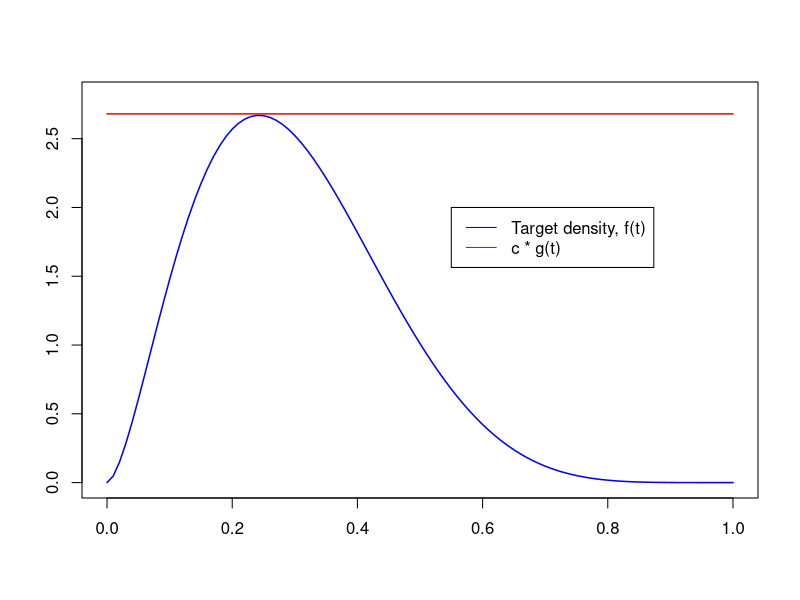
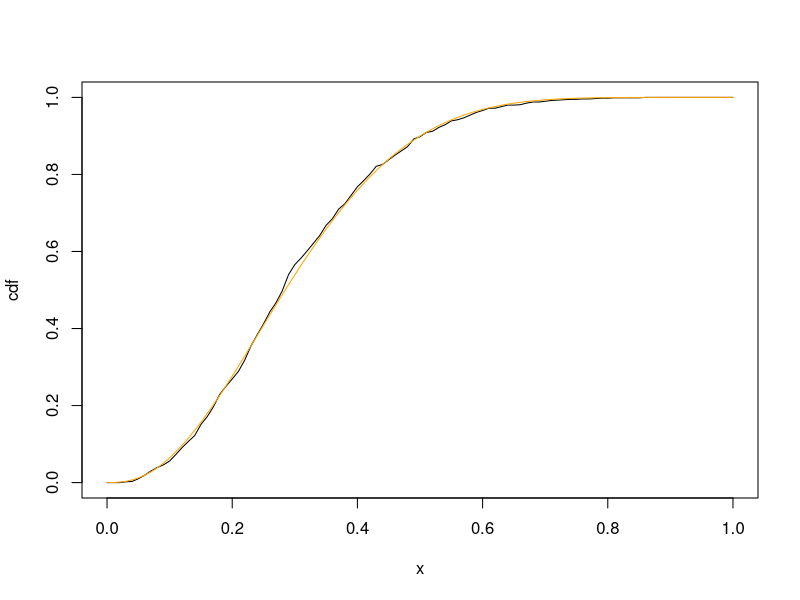

Write the R code that produced these figures, in order.
## ---- chunk 1
gridpts <- seq(0, 1, 0.01)
x <- dbeta(gridpts, 2.7, 6.3)
y <- dunif(gridpts)
c = 2.68
plot(gridpts,x,xlim=c(0,1),ylim=c(0,2.8),type="l",col="blue",main="",xlab="",ylab="",
     lwd=1.5)
lines(gridpts,c*y,col="red", lwd=1.5)
legend(.55,2,c("Target density, f(t)","c * g(t)"),lty=c(1,1),col=c("blue","red"))
## ---- chunk 2
n <- 1000 # desired sample size
c <- 2.7
x <- rep(NA, n)
k <- 0 # number of acceptances

while(k < n){
  y <- runif(1)
  u <- runif(1)
  if(u < dbeta(y, 2.7, 6.3)/c){
    k <- k + 1
    x[k] <- y
  }
}
## ---- chunk 3
gridpts <- seq(0, 1, 0.01)

plot(gridpts, ecdf(x)(gridpts), type="l", xlab="x", ylab="cdf")
lines(gridpts, pbeta(gridpts, 2.7, 6.3), type="l", col="orange")
